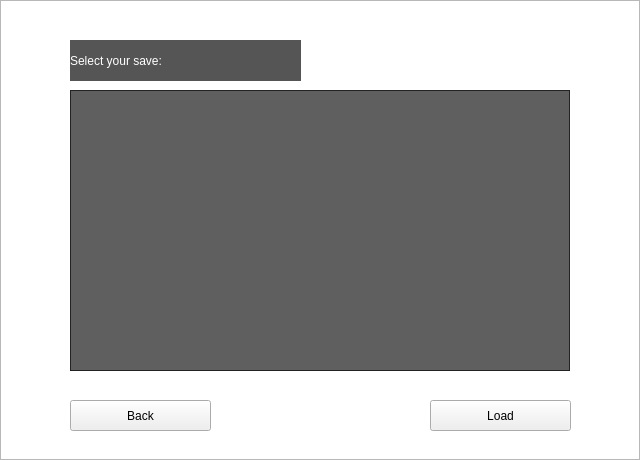
<?xml version="1.0" encoding="UTF-8"?>
<ui version="4.0">
 <class>LoadGameWindow</class>
 <widget class="QWidget" name="LoadGameWindow">
  <property name="geometry">
   <rect>
    <x>0</x>
    <y>0</y>
    <width>640</width>
    <height>460</height>
   </rect>
  </property>
  <property name="sizePolicy">
   <sizepolicy hsizetype="Fixed" vsizetype="Fixed">
    <horstretch>0</horstretch>
    <verstretch>0</verstretch>
   </sizepolicy>
  </property>
  <property name="windowTitle">
   <string>Form</string>
  </property>
  <widget class="QGraphicsView" name="graphicsView">
   <property name="geometry">
    <rect>
     <x>0</x>
     <y>0</y>
     <width>640</width>
     <height>460</height>
    </rect>
   </property>
   <property name="styleSheet">
    <string notr="true">border-image: url(:/res/images/graphics1.jpg)  0 0 0 0 stretch stretch;</string>
   </property>
  </widget>
  <widget class="QListWidget" name="listWidget">
   <property name="geometry">
    <rect>
     <x>70</x>
     <y>90</y>
     <width>500</width>
     <height>281</height>
    </rect>
   </property>
   <property name="styleSheet">
    <string notr="true">background-color: rgb(0, 0, 0, 160);
color: rgb(255, 255, 255);
font: 14pt &quot;MS UI Gothic&quot;;</string>
   </property>
  </widget>
  <widget class="QLabel" name="label">
   <property name="geometry">
    <rect>
     <x>70</x>
     <y>40</y>
     <width>231</width>
     <height>41</height>
    </rect>
   </property>
   <property name="styleSheet">
    <string notr="true">background-color: rgb(0, 0, 0,170);
font: 16pt &quot;MS UI Gothic&quot;;
color: rgb(255, 255, 255);</string>
   </property>
   <property name="text">
    <string>Select your save:</string>
   </property>
  </widget>
  <widget class="QPushButton" name="loadButton">
   <property name="geometry">
    <rect>
     <x>430</x>
     <y>400</y>
     <width>141</width>
     <height>31</height>
    </rect>
   </property>
   <property name="text">
    <string>Load</string>
   </property>
  </widget>
  <widget class="QPushButton" name="backButton">
   <property name="geometry">
    <rect>
     <x>70</x>
     <y>400</y>
     <width>141</width>
     <height>31</height>
    </rect>
   </property>
   <property name="text">
    <string>Back</string>
   </property>
  </widget>
 </widget>
 <resources/>
 <connections/>
</ui>
